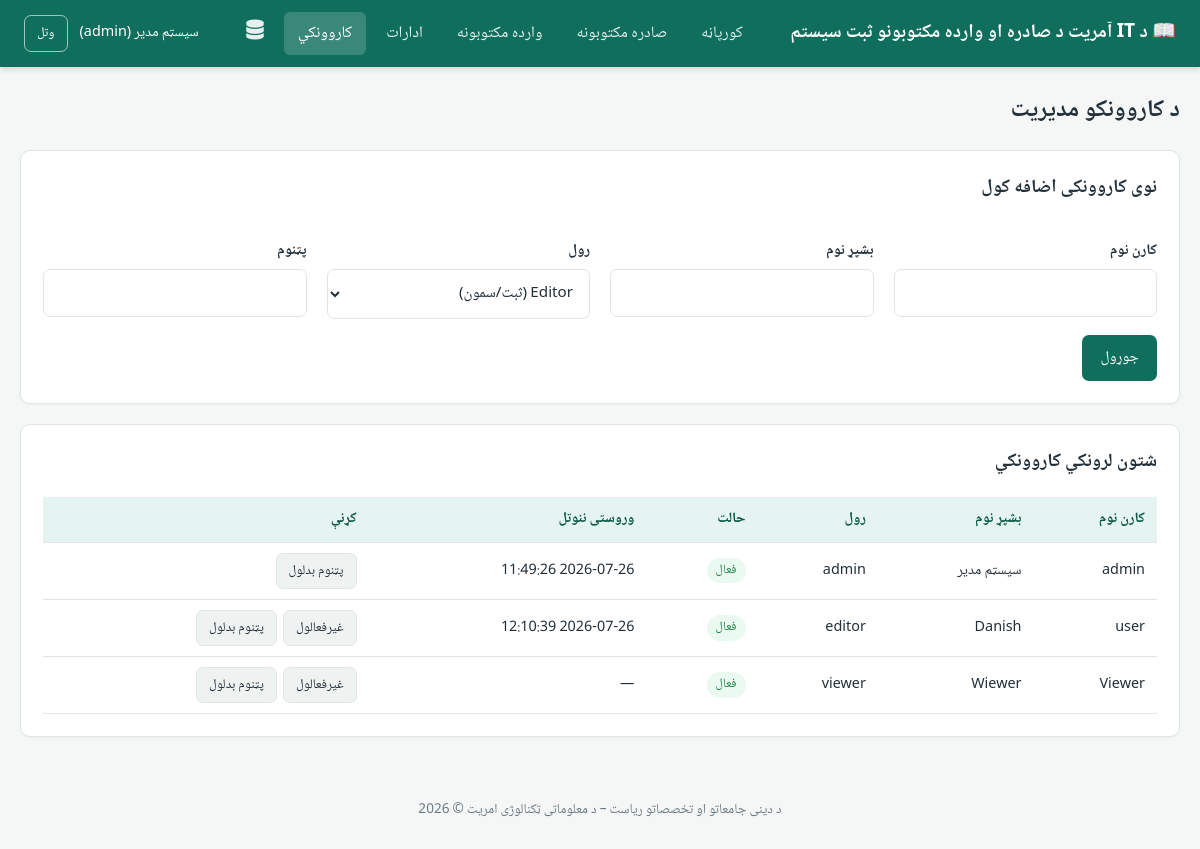
/users.php (signed in), run on the app's committed database.
### tables this page shows
CREATE TABLE `users` (
  `id` int(10) UNSIGNED NOT NULL,
  `username` varchar(50) NOT NULL,
  `password_hash` varchar(255) NOT NULL,
  `full_name` varchar(150) NOT NULL,
  `role` enum('admin','editor','viewer') NOT NULL DEFAULT 'editor',
  `is_active` tinyint(1) NOT NULL DEFAULT 1,
  `last_login_at` datetime DEFAULT NULL,
  `created_at` datetime NOT NULL DEFAULT current_timestamp()
);

### config/app.php (called while the page is built, shortened)
<?php
require_once __DIR__ . '/db.php';
function e(?string $value): string
{
    return htmlspecialchars($value ?? '', ENT_QUOTES, 'UTF-8');
}

### config/db.php (called while the page is built, shortened)
<?php
function db(): PDO
{
    static $pdo = null;
    if ($pdo === null) {
        $dsn = 'mysql:host=' . DB_HOST . ';dbname=' . DB_NAME . ';charset=utf8mb4';
        $options = [
            PDO::ATTR_ERRMODE            => PDO::ERRMODE_EXCEPTION,
            PDO::ATTR_DEFAULT_FETCH_MODE => PDO::FETCH_ASSOC,
            PDO::ATTR_EMULATE_PREPARES   => false,
        ];
        try {
            $pdo = new PDO($dsn, DB_USER, DB_PASS, $options);
        } catch (PDOException $e) {
            error_log('DB connection failed: ' . $e->getMessage());
            http_response_code(500);
            die('د ډیټابیس سره وصلیدل ناکام شول. مهرباني وکړئ وروسته بیا هڅه وکړئ.');
        }
    }
    return $pdo;
}

### users.php (the view, shortened to what this page needs)
<?php
require_once __DIR__ . '/config/app.php';
require_once __DIR__ . '/includes/auth.php';
$activePage = 'users';
$users = db()->query('SELECT * FROM users ORDER BY id ASC')->fetchAll();
require __DIR__ . '/includes/header.php';
?>
<div class="page-header"><h1>د کاروونکو مدیریت</h1></div>
<div class="card">
    <h3 style="margin-top:0">نوی کاروونکی اضافه کول</h3>
    <form method="post">
        <div class="form-grid">
            <div><label>کارن نوم</label><input type="text" name="username" required></div>
            <div><label>بشپړ نوم</label><input type="text" name="full_name" required></div>
            <div><label>رول</label>
                <select name="role">
                    <option value="editor">Editor (ثبت/سمون)</option>
                </select>
            </div>
            <div><label>پټنوم</label><input type="password" name="password" required minlength="8"></div>
        </div>
        <button class="btn btn-primary" style="margin-top:16px" type="submit">جوړول</button>
    </form>
</div>
<div class="card">
    <h3 style="margin-top:0">شتون لرونکي کاروونکي</h3>
    <div class="table-wrap">
        <table class="data-table">
            <thead><tr><th>کارن نوم</th><th>بشپړ نوم</th><th>رول</th><th>حالت</th><th>وروستی ننوتل</th><th>کړنې</th></tr></thead>
            <tbody>
            <?php foreach ($users as $u): ?>
                <tr>
                    <td><?= e($u['username']) ?></td>
                    <td><?= e($u['full_name']) ?></td>
                    <td><?= e($u['role']) ?></td>
                    <td><span class="badge <?= $u['is_active'] ? 'badge-yes' : 'badge-no' ?>"><?= $u['is_active'] ? 'فعال' : 'غیرفعال' ?></span></td>
                    <td><?= e($u['last_login_at'] ?? '—') ?></td>
                    <td class="row-actions">
                        <?php if ((int)$u['id'] !== (int)$currentUser['id']): ?>
                        <form method="post" style="display:inline">
                            <button class="btn btn-secondary btn-sm" type="submit"><?= $u['is_active'] ? 'غیرفعالول' : 'فعالول' ?></button>
                        </form>
                        <?php endif; ?>
                        <button class="btn btn-secondary btn-sm" type="button"
                                onclick="document.getElementById('reset-<?= (int)$u['id'] ?>').classList.toggle('hidden-form')">
                            پټنوم بدلول
                        </button>
                    </td>
                </tr>
            <?php endforeach; ?>
            </tbody>
        </table>
    </div>
</div>
<?php require __DIR__ . '/includes/footer.php'; ?>

### includes/header.php (shortened to what this page needs)
<?php
$activePage = $activePage ?? '';
?>
<!DOCTYPE html>
<html lang="ps" dir="rtl">
<head>
<link rel="stylesheet" href="<?= BASE_URL ?>assets/css/style.css">
<link rel="stylesheet" href="https://cdnjs.cloudflare.com/ajax/libs/font-awesome/6.7.2/css/all.min.css">
<link href="https://cdn.jsdelivr.net/npm/select2@4.1.0-rc.0/dist/css/select2.min.css" rel="stylesheet">
</head>
<body>
<header class="topbar">
    <div class="topbar-brand">📖 <?= e(APP_NAME) ?></div>
    <nav class="topbar-nav">
        <a href="<?= BASE_URL ?>index.php" class="<?= $activePage === 'dashboard' ? 'active' : '' ?>">کورپاڼه</a>
        <a href="<?= BASE_URL ?>outgoing/list.php" class="<?= $activePage === 'outgoing' ? 'active' : '' ?>">صادره مکتوبونه</a>
        <a href="<?= BASE_URL ?>incoming/list.php" class="<?= $activePage === 'incoming' ? 'active' : '' ?>">وارده مکتوبونه</a>
        <a href="<?= BASE_URL ?>departments/list.php" class="<?= $activePage === 'departments' ? 'active' : '' ?>">ادارات</a>
        <?php if ($currentUser['role'] === 'admin'): ?>
            <a href="<?= BASE_URL ?>users.php" class="<?= $activePage === 'users' ? 'active' : '' ?>">کاروونکي</a>
        <?php endif; ?>
        <a href="../backup.php" title="Database Backup">
            <i class="fa-solid fa-database" style="font-size:20px;"></i>
        </a>
    </nav>
    <div class="topbar-user">
        <span><?= e($currentUser['full_name']) ?> (<?= e($currentUser['role']) ?>)</span>
        <a href="<?= BASE_URL ?>logout.php" class="btn btn-outline btn-sm">وتل</a>
    </div>
</header>
<main class="page-content">

### assets/css/style.css (style rules this page uses)
:root { --primary: #0f6e5c; --primary-dark: #0b5747; --primary-light: #e6f4f1; --accent: #c99a3a; --danger: #c0392b; --danger-light: #fdecea; --success: #1e8449; --success-light: #eafaf1; --warning-light: #fff8e1; --text: #22303a; --muted: #6b7a83; --border: #dfe6e5; --bg: #f4f7f6; --card: #ffffff; --radius: 10px; }
* { box-sizing: border-box; }
body { margin: 0; font-family: 'Noto Naskh Arabic', 'Segoe UI', Tahoma, sans-serif; background: var(--bg); color: var(--text); direction: rtl; font-size: 16px; line-height: 1.7; }
a { color: var(--primary); text-decoration: none; }
.topbar { background: var(--primary); position: sticky; top: 0; z-index: 9999; color: #fff; display: flex; align-items: center; justify-content: space-between; padding: 12px 24px; flex-wrap: wrap; gap: 10px; box-shadow: 0 2px 6px rgba(0, 0, 0, .15); }
.topbar-brand { font-weight: 700; font-size: 1.2rem; }
.topbar-nav { display: flex; gap: 6px; flex-wrap: wrap; }
.topbar-nav a { color: #fff; padding: 8px 14px; border-radius: 6px; opacity: .9; }
.topbar-nav a:hover, .topbar-nav a.active { background: rgba(255, 255, 255, .18); opacity: 1; text-decoration: none; }
.topbar-user { display: flex; align-items: center; gap: 12px; font-size: .9rem; }
.page-content { max-width: 1300px; margin: 24px auto; padding: 0 20px; }
.card { background: var(--card); border: 1px solid var(--border); border-radius: var(--radius); padding: 22px; margin-bottom: 20px; box-shadow: 0 1px 3px rgba(0, 0, 0, .04); }
.card label { font-weight: bold; }
.page-header { display: flex; justify-content: space-between; align-items: center; flex-wrap: wrap; gap: 12px; margin-bottom: 18px; }
.page-header h1 { margin: 0; font-size: 1.5rem; }
.btn { display: inline-block; padding: 10px 18px; border-radius: 7px; border: none; cursor: pointer; font-size: .95rem; font-family: inherit; transition: background .15s; }
.btn-primary { background: var(--primary); color: #fff; }
.btn-outline { background: transparent; border: 1px solid rgba(255, 255, 255, .6); color: #fff; }
.btn-secondary { background: #eef2f1; color: var(--text); border: 1px solid var(--border); }
.btn-sm { padding: 6px 12px; font-size: .82rem; }
label { display: block; margin: 14px 0 6px; font-weight: 600; font-size: .92rem; }
input[type="text"], input[type="password"], input[type="number"], input[type="date"], textarea, select { width: 100%; padding: 10px 12px; border: 1px solid var(--border); border-radius: 7px; font-family: inherit; font-size: .95rem; background: #fff; color: var(--text); }
.form-grid { display: grid; grid-template-columns: repeat(auto-fit, minmax(220px, 1fr)); gap: 0 20px; }
.table-wrap { overflow-x: auto; }
table.data-table { width: 100%; border-collapse: collapse; font-size: .9rem; background: #fff; }
table.data-table th, table.data-table td { padding: 10px 12px; border-bottom: 1px solid var(--border); text-align: right; white-space: nowrap; }
table.data-table th { background: var(--primary-light); color: var(--primary-dark); font-weight: 700; position: sticky; top: 0; }
.row-actions { display: flex; gap: 6px; }
.badge { display: inline-block; padding: 2px 9px; border-radius: 20px; font-size: .78rem; }
.badge-yes { background: var(--success-light); color: var(--success); }

### data on the page
users: full_name "سیسټم مدیر", role "admin", username "admin", is_active "فعال", last_login_at "2026-07-26 11:49:26"
users: username "user", full_name "Danish", role "editor", is_active "فعال", last_login_at "2026-07-26 12:10:39"
users: username "Viewer", full_name "Wiewer", role "viewer", is_active "فعال", last_login_at "—"

### other printed values
APP_NAME "د IT آمریت د صادره او وارده مکتوبونو ثبت سیستم"
